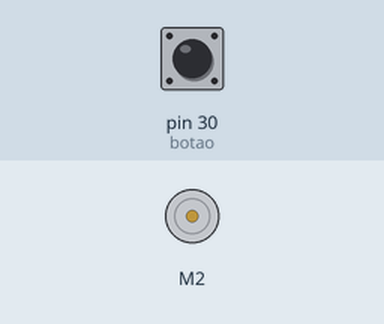
Simulated run of this sketch. Board: Arduino Mega 2560, built with avr-gcc and run on an emulated ATmega2560. Shown: DC motor (green arrow = forward, orange = backward, longer = faster). Inputs (shaded band) come from the test bench; at power-on: pin 30 (botao) LOW.

Above: at 1.2 s.
1.3 s: pin 30 (botao) pulled HIGH for 3.2 s
At 1.9 s:
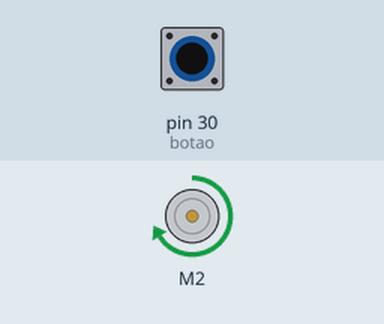
7.3 s: pin 30 (botao) pulled HIGH for 0.15 s
At 7.6 s:
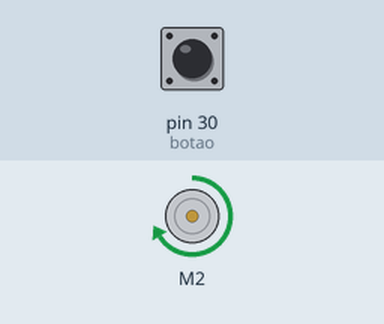
10.4 s: pin 30 (botao) pulled HIGH for 1 s
At 12.7 s:
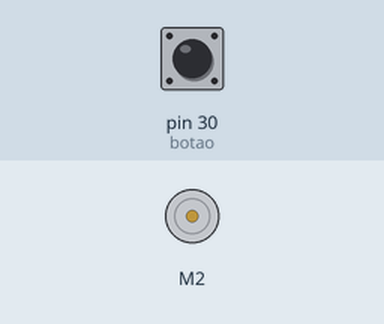
Timing chart, 0 to 14.2 s (numbered marks = the images above; inputs shaded):
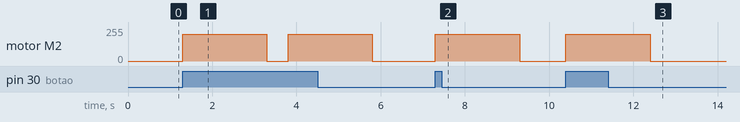

The sketch:

Mega.ino
```cpp
//#include <Wire.h> // Protocolo I2C
#include <AFMotor.h>

AF_DCMotor motor1(2);

// instrucao_rx = Diferencia quais sãos os valores (valor1, valor2 e valor3)
// valor1_str,valor2_str e valor3_str = Valores das resistências requeridas


String instrucao_rx, valor1_str, valor2_str, valor3_str, leitura_rapida, velocidade_str, str_temp; //sentido_str;
String valores; // h
int qtd1,qtd2,qtd3; //velocidade
float r1, r2, r3;

// Botão para iniciar o processo de leitura, para implementar depois, o algoritimo
// para comparar com o valor desejado
const int botao = 30;
int estadoBotao = 0;


const int analogPin = A11; // Porta analogica para leitura
const int pin_qtd = 5; // Quantidade de resistores de referência utilizado + 1
const int qtd_amostra = 20; // Quantidade de leituras que serão feitas para cada resistor

const int pin[pin_qtd] = { 42, 38, 36, 34, 32 }; // Onde os resistores de referência estão conectado
//const float res_referencia[pin_qtd] = { 62.0, 221.0, 9780.0, 4620.0, 327.0 };
//const float res_referencia[pin_qtd] = { 9710.0, 323.0, 61.3, 987.0, 4580.0, 218.0 }; // Os valores dos resistores de referência
const float res_referencia[pin_qtd] = { 9810.0, 63.1, 999.0, 4632.0, 222.3};
float ref; // Variável para guardar o valor de referência utilizado.


void setup() {
	Serial.begin(9600);
	//Wire.begin(8); //Nano - 8
	//pinMode(13, OUTPUT);

	for (int i = 0; i<pin_qtd; i++) {
		pinMode(pin[i], OUTPUT);
		digitalWrite(pin[i], LOW);
		pinMode(pin[i], INPUT);
	}

 motor1.setSpeed(200);
 pinMode(botao,INPUT);
 instrucao_rx = "leitura";
}

float tensaoMedia() {
	float total = 0.0;
	for (int i = 0; i<qtd_amostra; i++) {
		delay(0);
		total += float(analogRead(analogPin));

       /* Serial.print("Tensao = ");
        Serial.println(analogRead(analogPin));
        Serial.print("Pino utilizado: ");
        Serial.println(teste);
        Serial.println();*/
	}
        /*Serial.print("Tensao Total = ");
        Serial.println(5.0*total / (qtd_amostra*1023.0));
        Serial.println();*/
	return 5.0*total / (qtd_amostra*1023.0);

}

float calcularResistencia(float r, float v) {
	return r / (5.0 / v - 1.0);
}

void loop() {

//FORWARD (move o motor no sentido horário), BACKWARD (sentido inverso/anti-horário) ou RELEASE, que determina a parada do motor :

  estadoBotao = digitalRead(botao);

  if (estadoBotao == HIGH) {
  //  serial.println("Motor em funcionamento");
  motor1.run(FORWARD);
  delay(2000);
  //delay (1000);
  motor1.run(RELEASE); // Para
  delay(500);
  //delay(500);


  } else {
  motor1.run(RELEASE);

  }

}
```

Measured:
- after the input at 1.3 s, motor M2: alternates forward 200/255 for 2.0 s and stopped for 0.50 s, starting at once
- after the input at 7.3 s, motor M2: stopped → forward 200/255 at once, → stopped 2.0 s later
- after the input at 10.4 s, motor M2: stopped → forward 200/255 at once, → stopped 2.0 s later
